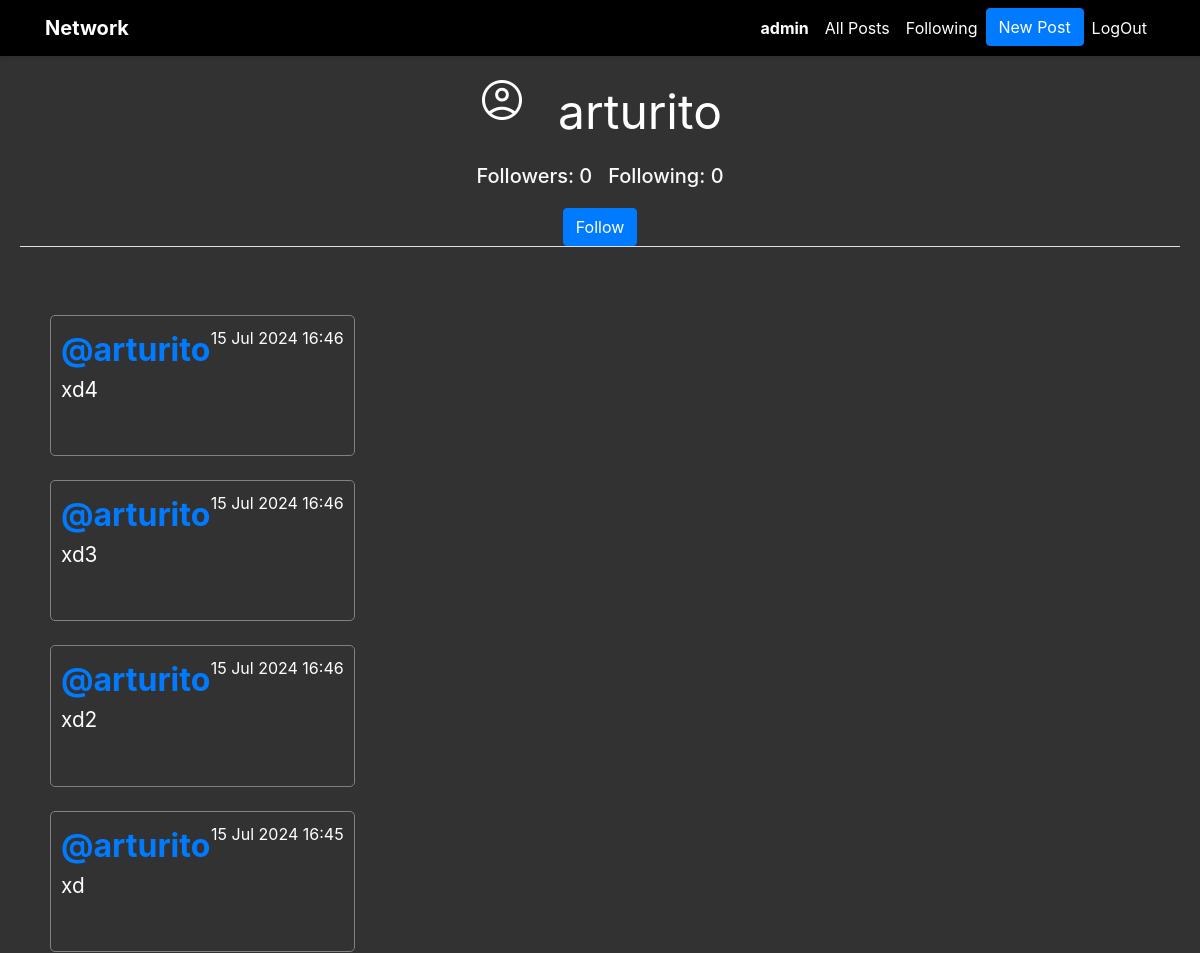
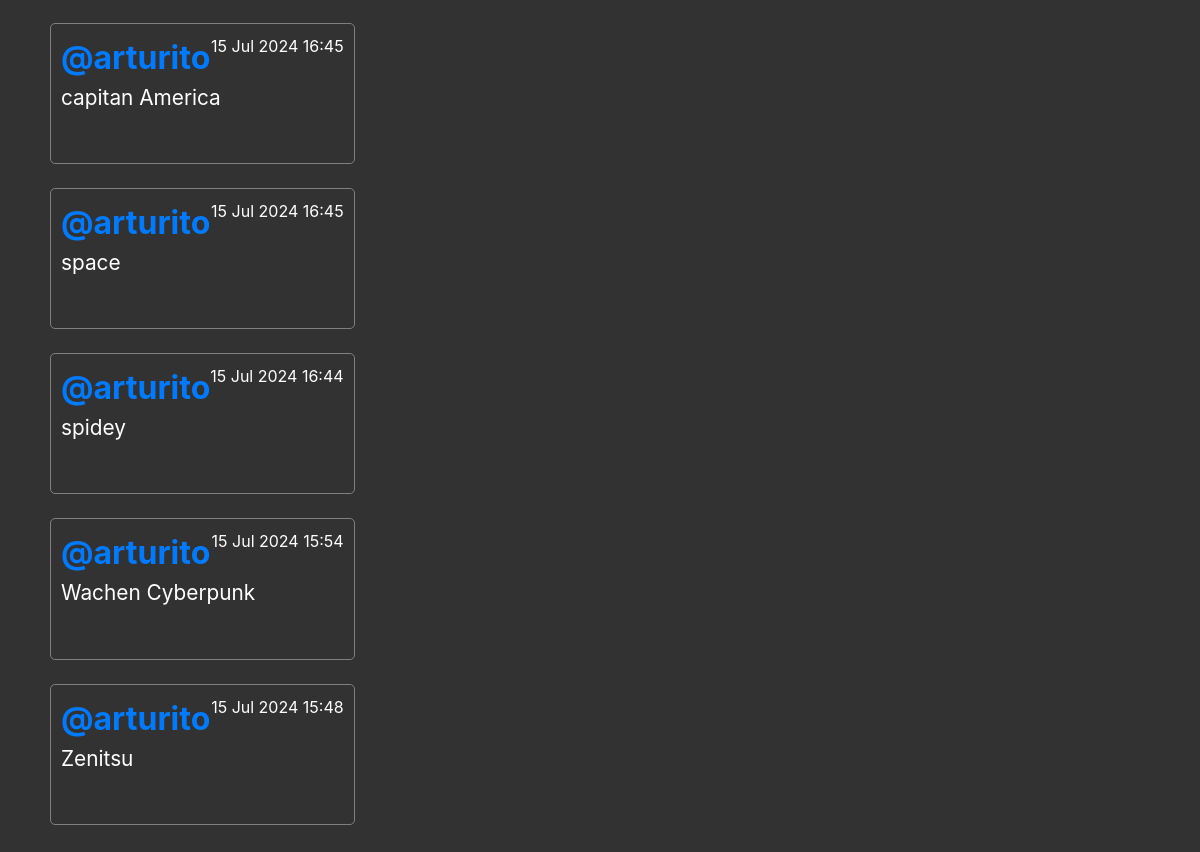
Screenshot of /profile/3 (signed in) with the database file from the repository (2 pictures, top to bottom).
### network/models.py (models this page shows, shortened)
class User(AbstractUser):
    pass

class Post(models.Model):
    content = models.CharField(max_length=500)
    user = models.ForeignKey(User, on_delete=models.CASCADE, related_name="userID")
    date = models.DateTimeField(auto_now_add=True)
    image = models.ImageField(upload_to='images/project4/', blank=True, null=True) # esto de imagenes aun no lo he puesto

### network/views.py (the view)
# urls.py: path("profile/<int:user_id>", views.profile, name="profile"),
def profile(request, user_id):
    user = User.objects.get(pk=user_id)
    allPosts = Post.objects.filter(user=user).order_by("id").reverse()
    if request.user == user:
        siguiendo = Follow.objects.filter(user=request.user)
    else:
        siguiendo = Follow.objects.filter(user=user)
    seguidores = Follow.objects.filter(user_follower=user)
    following = Follow.objects.filter(user=user)
    followers = Follow.objects.filter(user_follower=user)
    siguiendo = len(siguiendo)
    seguidores = len(seguidores)
    print(f" ====> siguiendo {siguiendo}")
    print(f" ====> seguidores {seguidores}")
    Isfollowing = None
    try:
        Isfollowing = Follow.objects.get(user=request.user, user_follower=user)
    except Follow.DoesNotExist:
        Isfollowing = None
    paginator = Paginator(allPosts, 10)
    page_number = request.GET.get('page')
    posts_of_the_page = paginator.get_page(page_number)
    return render(request, "network/profile.html", {
        "allPosts": allPosts,
        "posts_of_the_page": posts_of_the_page,
        "username": user.username,
        "following": following,
        "followers": followers,
        "isFollowing": Isfollowing,
        "user_profile": user
    })

### network/templates/network/profile.html (shortened to what this page needs)
{% extends "network/layout.html" %}
{% load cloudinary %}
{% block body %}
    <div class="contenedor_User border-bottom mb-5">
        <div class="d-flex justify-content-center flex-column">
                <div class="d-flex justify-content-center">
                    <span class="material-symbols-outlined circle-account">account_circle</span>
                    <span class="usernamePrincipal">{{ username }}</span>
                </div>
                <div class="d-flex justify-content-center mt-3">
                    <h5 class="card-title text-light followers_h5">Followers: {{ followers.count }}</h5>
                    <h5 class="card-title text-light">Following: {{ following.count }}</h5>
                </div>
                {% if user.is_authenticated %}
                {% if user != user_profile %}
                    {% if isFollowing %}
                    <div class="d-flex justify-content-center mt-2">
                        <form action="{% url 'unFollow' %}" method="post">
                            {% csrf_token %}
                            <input type="hidden" name="userFollow" value="{{ user_profile }}"/>
                            <button type="submit" class="btn btn-danger">UnFollow</button>
                        </form>
                    </div>
                    {% else %}
                    <div class="d-flex justify-content-center mt-2">
                        <form action="{% url 'Onfollow' %}" method="post">
                            <button type="submit" class="btn btn-primary">Follow</button>
                        </form>
                    </div>
                        {% endif %}
                {% endif %}
            {% endif %}
        </div>
    </div>
    <div class="container">
        <div class="row">
            <div class="d-flex justify-content-center">
                <div class="all-posts">
                    {% for post in posts_of_the_page %}
                        <div class="post mb-4">
                            <div class="post-header d-flex justify-content-between">
                                <div class="username">
                                    <a href="{% url 'profile' user_id=post.user.id %}">@{{post.user.username }}</a>
                                </div>
                                <div class="date">{{ post.date|date:"d M Y H:i" }}</div>
                            </div>
                            <div class="post-body">
                                <p class="content">{{ post.content }}</p>
                            </div>
                        </div>
                    {% endfor %}
                </div>
            </div>
        </div>
    </div>
{% endblock %}

### network/templates/network/layout.html (shortened to what this page needs)
{% load static %}
<!DOCTYPE html>
<html lang="en">
<head>
    <link rel="stylesheet" href="https://stackpath.bootstrapcdn.com/bootstrap/4.4.1/css/bootstrap.min.css">
    <link rel="stylesheet" href="https://cdnjs.cloudflare.com/ajax/libs/font-awesome/4.7.0/css/font-awesome.min.css">
    <link href="{% static 'network/styles.css' %}" rel="stylesheet">
</head>
<body>
<nav class="navbar navbar-expand-lg navbar-light">
    <div class="container">
        <a class="navbar-brand" href="{% url 'index' %}">Network</a>
        <div class="collapse navbar-collapse" id="navbarNav">
            <ul class="navbar-nav ml-auto">
                {% if user.is_authenticated %}
                    <li class="nav-item">
                        <a class="nav-link" href="{% url 'profile' user_id=user.id %}"><strong>{{ user.username }}</strong></a>
                    </li>
                {% endif %}
                <li class="nav-item">
                    <a class="nav-link" href="{% url 'index' %}">All Posts</a>
                </li>
                {% if user.is_authenticated %}
                    <li class="nav-item">
                        <a class="nav-link" href="{% url 'following' %}">Following</a>
                    </li>
                    <li>
                        <button type="button" class="btn btn-primary" data-bs-toggle="modal" data-bs-target="#exampleModal" data-bs-whatever="@mdo">New Post</button>
                    </li>
                    <li class="nav-item">
                        <a class="nav-link" href="{% url 'logout' %}">LogOut</a>
                    </li>
                {% endif %}
            </ul>
        </div>
    </div>
</nav>
<div class="body">
    {% block body %}
    {% endblock %}
</div>
</body>
</html>

### network/templates/network/layout.html (style rules this page uses)
html, body { background-color: rgb(51, 50, 50); color: white !important; }
.navbar { background-color: #000000; box-shadow: 0 2px 4px rgba(0,0,0,0.1); color: white !important; }
.navbar-brand { font-weight: bold; color: white !important; }
.navbar-nav .nav-item .nav-link { color: white !important; }
.body { padding: 20px; min-height: calc(100vh - 56px); color: white !important; }

### network/templates/network/profile.html (style rules this page uses)
.followers_h5 { margin-right: 1rem; }
.circle-account { font-size: 3rem; margin-right: 2rem; }
.usernamePrincipal { text-align: center; font-size: 3rem !important; }
.all-posts { display: flex; justify-content: flex-start; flex-direction: column; margin: 20px; }
.post { border: 1px solid gray; border-radius: 5px; padding: 10px; margin-bottom: 20px; }
.content { font-size: 1.3rem; margin-bottom: 1rem; }
.username { font-size: 2rem; font-weight: bold; }
.date { font-size: 1rem; color: rgb(255, 255, 255); }

### rows the page displays
User: username "admin"
User: username "arturito"
Post: user.username "arturito", date "15 Jul 2024 16:46", content "xd4"
Post: user.username "arturito", date "15 Jul 2024 16:46", content "xd3"
Post: user.username "arturito", date "15 Jul 2024 16:46", content "xd2"
Post: user.username "arturito", date "15 Jul 2024 16:45", content "xd"
Post: user.username "arturito", date "15 Jul 2024 16:45", content "capitan America"
Post: user.username "arturito", date "15 Jul 2024 16:45", content "space"
Post: user.username "arturito", date "15 Jul 2024 16:44", content "spidey"
Post: user.username "arturito", date "15 Jul 2024 15:54", content "Wachen Cyberpunk"
Post: user.username "arturito", date "15 Jul 2024 15:48", content "Zenitsu"

### other values shown
{{ followers.count }} "0"
{{ following.count }} "0"
